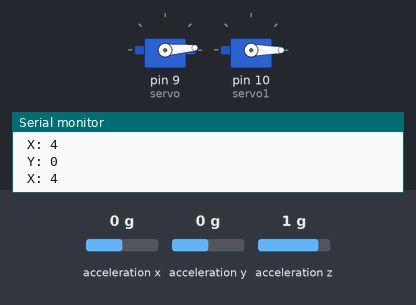
Recording of a sketch running on a simulated Arduino Uno, built with avr-gcc and run on an emulated ATmega328P. On the bench: 2 × servo, the last lines printed to the serial monitor. Inputs (shaded band) come from the test bench; at power-on: acceleration x 0 g, acceleration y 0 g, acceleration z 1 g.

Above: at 1.2 s.
1.3 s: acceleration x set to 0.8 g
At 1.8 s:
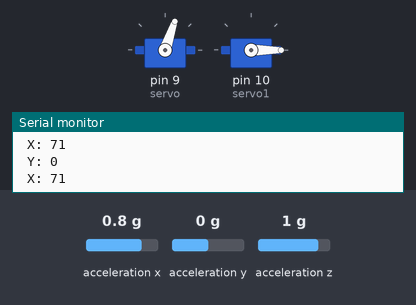
2.8 s: acceleration y set to 0.8 g
At 3.8 s:
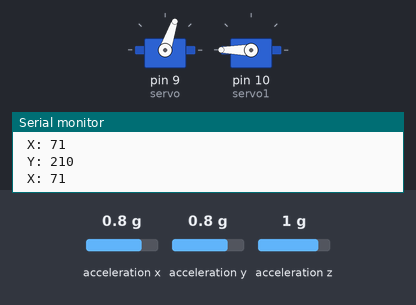
4.3 s: acceleration x set to -1.4 g
At 4.8 s:
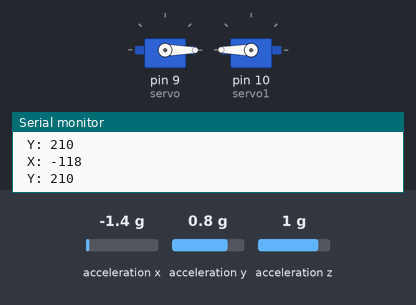
5.8 s: acceleration x set to 1.4 g
At 6.8 s:
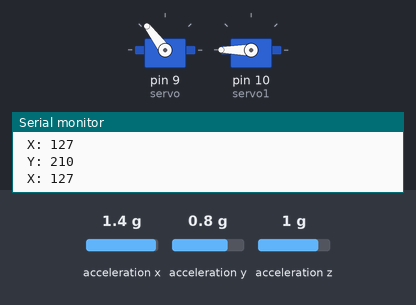
7.3 s: acceleration y set to 0 g
At 7.8 s:
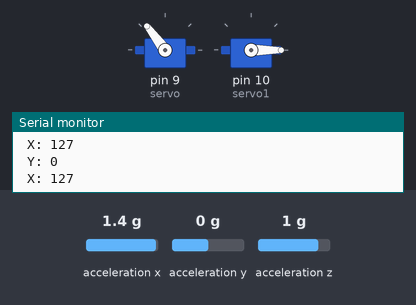
8.8 s: acceleration x set to 0 g
At 9.9 s:
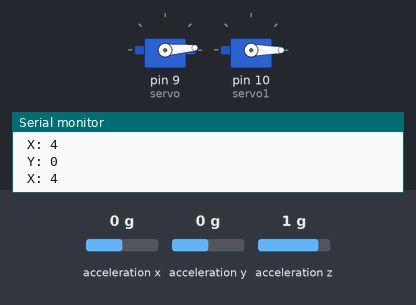
Timing chart, 0 to 11.8 s (numbered marks = the images above; inputs shaded):
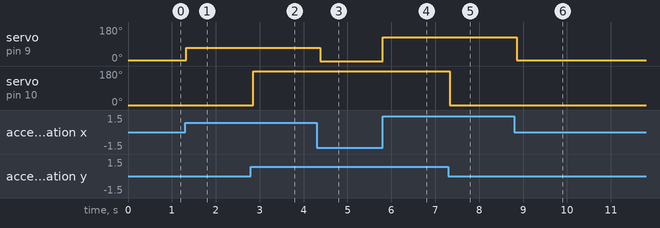

Measured:
- after the input at 1.3 s, servo on pin 9 (servo): 4° → 71° at once
- after the input at 2.8 s, servo on pin 10 (servo1): 0° → 180° after 0.05 s
- after the input at 4.3 s, servo on pin 9 (servo): 71° → 0° after 0.08 s
- after the input at 5.8 s, servo on pin 9 (servo): 0° → 127° at once
- after the input at 7.3 s, servo on pin 10 (servo1): 180° → 0° at once
- after the input at 8.8 s, servo on pin 9 (servo): 127° → 4° after 0.06 s

The sketch:

PRACTICA6.ino
```cpp
#include <Wire.h> //Libreria I2C
#include <Adafruit_Sensor.h> // Libreria para Acelerometro
#include <Adafruit_ADXL345_U.h> //Libreria para Acelerometro
#include <Servo.h>//Librerias

Adafruit_ADXL345_Unified accel = Adafruit_ADXL345_Unified(); //Coloco Nombre al Acelerometro
int Eje_X = 0; //Variable para la aceleracion en eje X
int Eje_Y = 0; //Variable para la aceleracion en eje Y
int Eje_Z = 0; //Variable para la aceleracion en eje Z
int servoPin1 = 9;
int servoPin2 = 10;
int X =0;
int Y =0;
Servo servo;
Servo servo1;

void setup(void) {
Serial.begin(9600); //Inicializo el monitor serial a 9600bps
accel.begin();// Inicializo libreria del acelerometro
servo.attach(9);
servo1.attach(10);
}

void loop(void) {
sensors_event_t event; //Le coloco un nombre a las lecturas del acelerometro
accel.getEvent(&event); //los datos de las lecturas del acelerometro se pasan a la funcion que envia los datos
Eje_X = event.acceleration.x; //Asigna la lectura del acelerometro en el eje X
Eje_Y = event.acceleration.y; //Asigna la lectura del acelerometro en el eje Y
Eje_Z = event.acceleration.z; //Asigna la lectura del acelerometro en el eje Z
X = map(Eje_X,-10,9,-90,90);
servo.write(X);
Y = map(Eje_Y,-3,3,-90,90);
servo1.write(Y);
Serial.print("X: "); Serial.println(X); Serial.print(" ");
Serial.print("Y: "); Serial.println(Y); Serial.print(" ");


delay(100);
}
```
